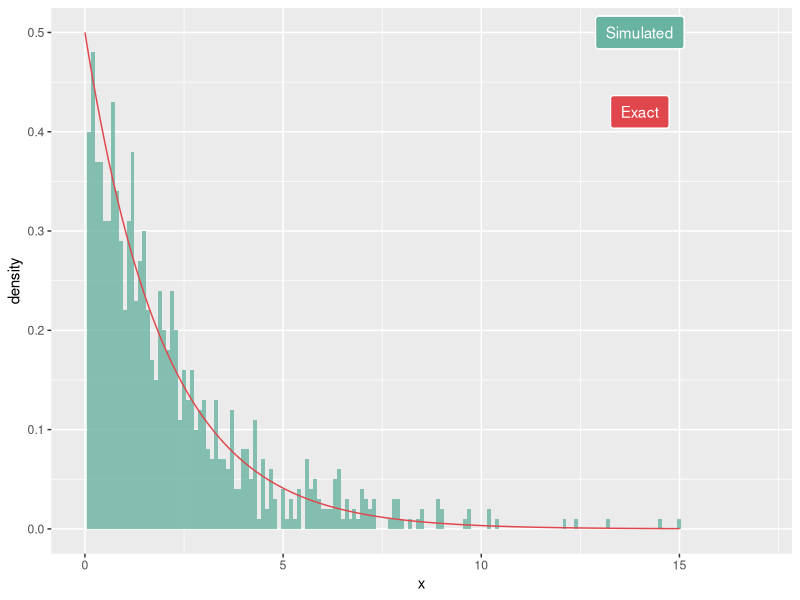
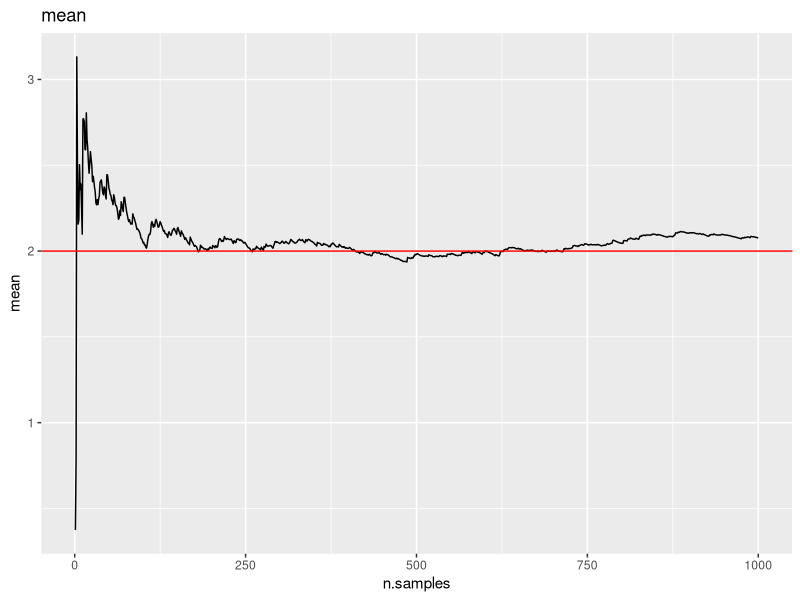
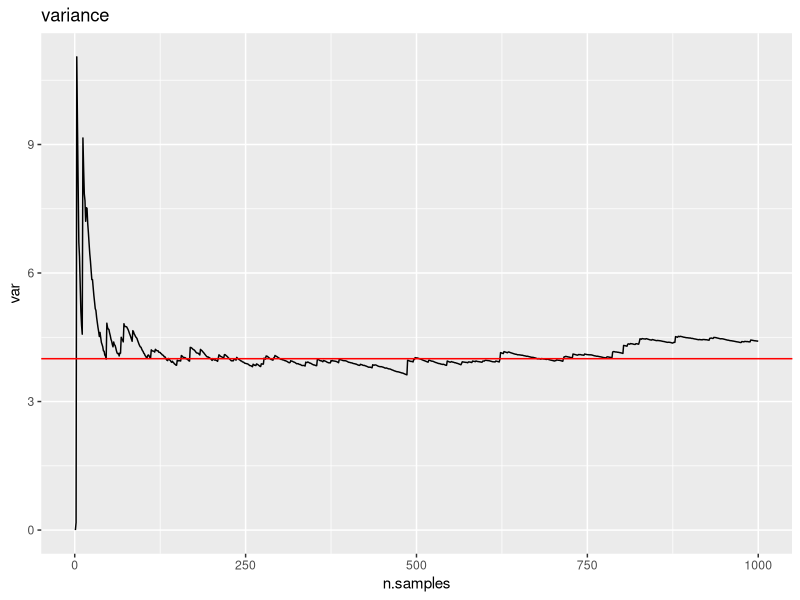
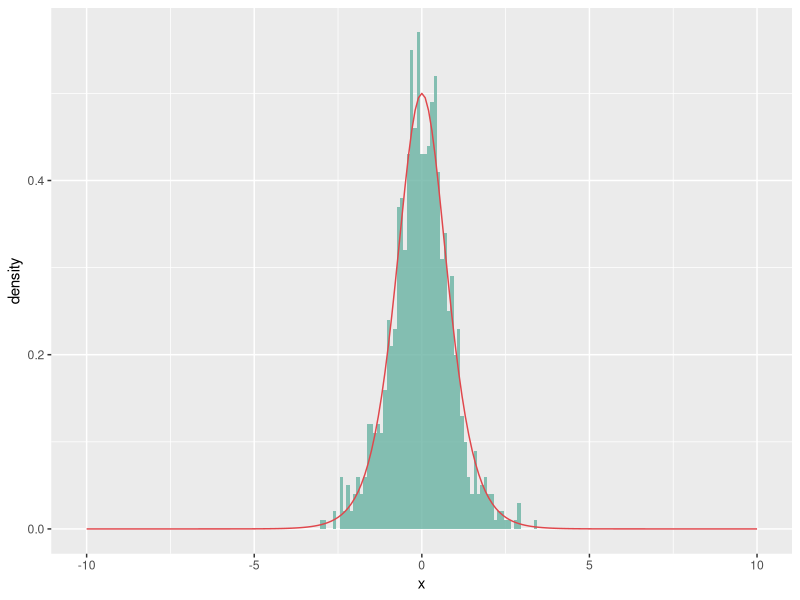
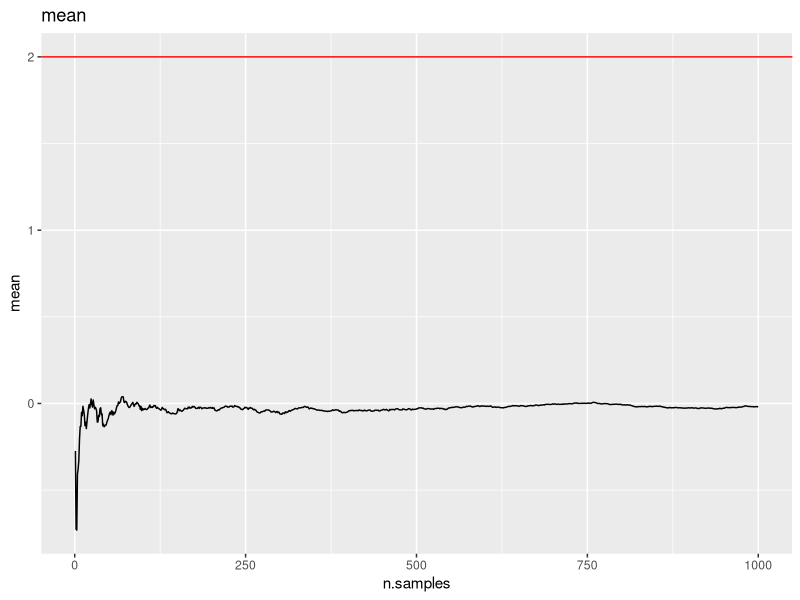
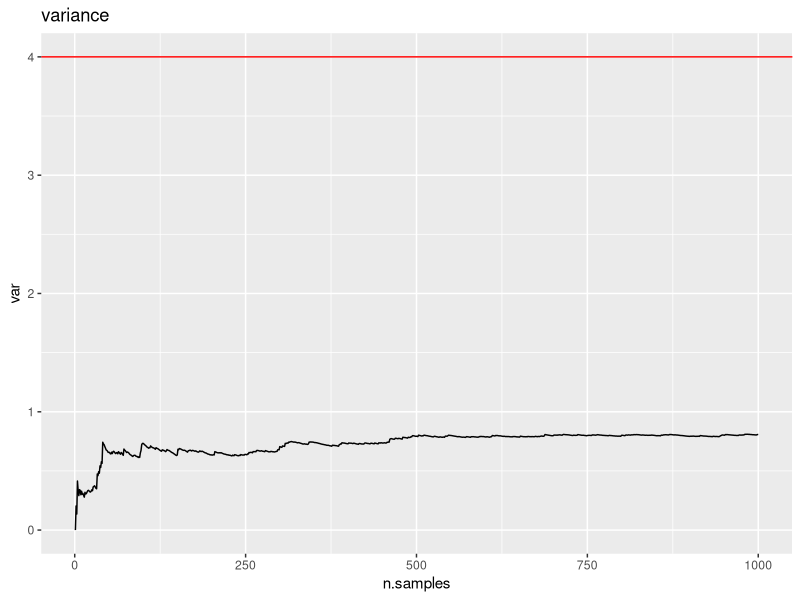

Reproduce these figures in R, in order.
## ---- chunk 1
knitr::opts_chunk$set(echo = TRUE, fig.width = 5, fig.height = 4, fig.align = "center")
library(tidyverse)
## ---- chunk 2
sim.exp <- function(rate, n){
  u <- runif(n,0,1)
  return(-1/rate * log(1 - u))
}
## ---- chunk 3
rate <- 0.5
n <- 1000
sim <- data.frame(x = sim.exp(rate, n))
x = seq(from = 0, to = 15, by = 0.1)
exact <- data.frame(x = x, y = rate*exp(-rate*x))

ggplot(sim) + 
  geom_histogram(aes(x = x, y = ..density..),
                 alpha = 0.8, fill = "#69b3a2", binwidth = 0.1) + 
  geom_line(data = exact , aes(x = x, y = y), color = "#e0474c")  +
  geom_label(
    label="Simulated", 
    x=14,
    y=0.5,
    label.padding = unit(0.55, "lines"), # Rectangle size around label
    label.size = 0.35,
    color = "white",
    fill= "#69b3a2"
  ) +
  geom_label(
    label="Exact", 
    x=14,
    y=0.42,
    label.padding = unit(0.55, "lines"), # Rectangle size around label
    label.size = 0.35,
    color = "white",
    fill = "#e0474c"
  ) +
  xlim(0,17)
## ---- chunk 4
# mean
data.frame(n.samples = 1:n,
           mean = cumsum(sim$x)/(1:n)) %>%
  ggplot() + geom_line(aes(n.samples, mean)) +
  geom_hline(yintercept = 1/rate, color = "red") +
  ggtitle("mean")
  
# variance
data.frame(n.samples = 1:n,
           mean = cumsum(sim$x)/(1:n),
           mean2 = cumsum(sim$x^2)/(1:n)) %>%
  mutate(var = mean2-mean^2) %>%
  ggplot() + geom_line(aes(n.samples, var)) +
  geom_hline(yintercept = 1/rate^2, color = "red") +
  ggtitle("variance")
## ---- chunk 5
sim.sigm <- function(alpha, n){
  u <- runif(n,0,1)
  return(1/alpha * log(u/(1-u)))
}
## ---- chunk 6
alpha <- 2
n <- 1000
sim <- data.frame(x = sim.sigm(alpha, n))
x = seq(from = -10, to = 10, by = 0.1)
exact <- data.frame(x = x, y = alpha*exp(alpha*x)/(1 + exp(alpha*x))^2)

ggplot(sim) + 
  geom_histogram(aes(x = x, y = ..density..),
                 alpha = 0.8, fill = "#69b3a2", binwidth = 0.1) + 
  geom_line(data = exact , aes(x = x, y = y), color = "#e0474c")  
## ---- chunk 7
# mean
data.frame(n.samples = 1:n,
           mean = cumsum(sim$x)/(1:n)) %>%
  ggplot() + geom_line(aes(n.samples, mean)) +
  geom_hline(yintercept = 1/rate, color = "red") +
  ggtitle("mean")
  
# variance
data.frame(n.samples = 1:n,
           mean = cumsum(sim$x)/(1:n),
           mean2 = cumsum(sim$x^2)/(1:n)) %>%
  mutate(var = mean2-mean^2) %>%
  ggplot() + geom_line(aes(n.samples, var)) +
  geom_hline(yintercept = 1/rate^2, color = "red") +
  ggtitle("variance")
